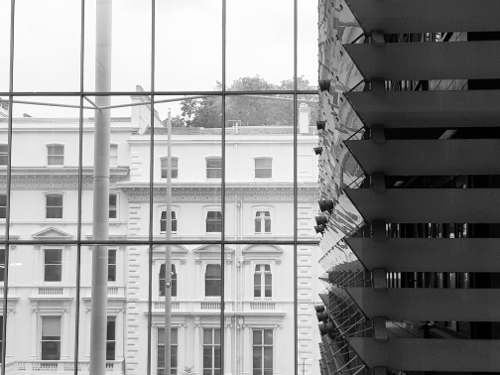
#> input picture Tech/MachineLearning/Tutorial 8/window.png, 500 x 375 px
$ python q3_dataproc.py
#> lines starting #> are read from the running program, lines starting #| are printed output that depends on the picture
#!/usr/bin/env python3
# -*- coding: utf-8 -*-
"""
Created on Thu Dec 10 17:10:22 2020

@author: justinkek
"""

import numpy as np
import matplotlib.pyplot as plt
import matplotlib.image as mpimg

#%% IMAGE PROPERTIES
# load in the image
img = mpimg.imread('window.png')
#> img is the input picture: shape (375, 500, 3) float32; min 0, max 1, mean 0.579

#just extract one channel - technically this is red, but
#it doesn't matter since they are all equal
# squeeze eliminates 3rd dimension of array (BW image, other channels redundant)
imgBw = np.squeeze(img[:, :, 0])

#get size of image
npy, npx = imgBw.shape
#> npy = 375; npx = 500

plt.figure()
plt.imshow(imgBw, cmap=plt.cm.gray)
plt.axis('off')
#%% 3.1 FOURIER PROCESSING

# FOURIER TRANSFORM OF IMAGE
fim = np.fft.fft2(imgBw)

# PLOT FT
plt.figure()
# frequency components for (0,0) in the corner by default
# fftshift shifts it to the centre
plt.imshow(np.fft.fftshift(np.abs(fim)))
#show the colour scale:
plt.colorbar()
#set the colour limits to something so we can see the image better
plt.clim(0, 1e3)

# MAKE SEPARATE COPY FOR SHOWING VERTICAL COMPONENTS
fim2 = fim.copy()
#set everything in all except the first row to zero
fim2[1:npy, :] = 0
#set everything in the first row to zero except the first 61 points and the last 60
fim2[0, 61:npx - 60] = 0

img2 = np.real(np.fft.ifft2(fim2))
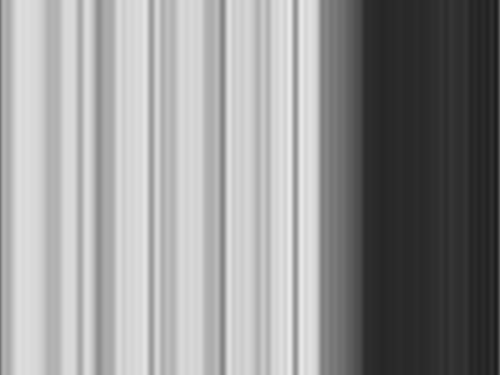
#> img2: shape (375, 500) float64; min 0.117, max 0.916, mean 0.579
plt.figure()
plt.imshow(img2, cmap=plt.cm.gray)
plt.axis('off')

# MAKE SEPARATE COPY FOR SHOWING HORIZONTAL COMPONENTS
fim3 = fim.copy()
#set everything in all except the first row to zero
fim3[:, 1:npx] = 0
#set everything in the first row to zero except the first 61 points and the last 60
fim3[61:npy - 60, 0] = 0

img3 = np.real(np.fft.ifft2(fim3))
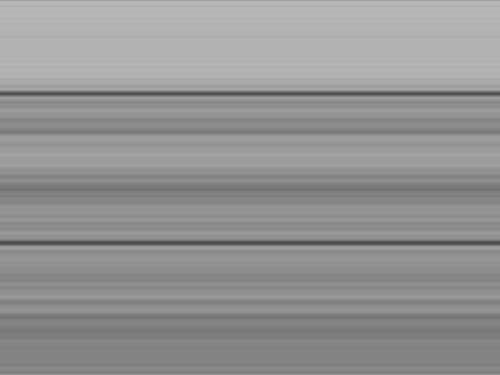
#> img3: shape (375, 500) float64; min 0.295, max 0.724, mean 0.579
plt.figure()
plt.imshow(img3, cmap=plt.cm.gray)
plt.axis('off')

#%% 3.2 EDGE DETECTION

diffx = np.diff(imgBw, axis=1)
diffy = np.diff(imgBw, axis=0)
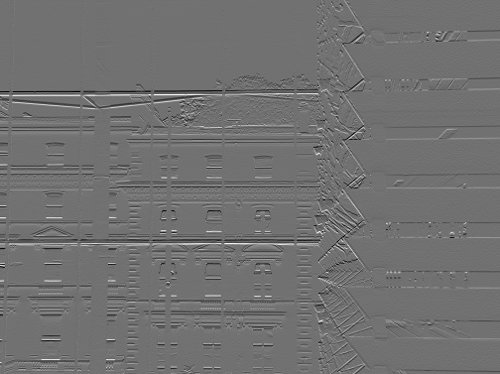
#> diffy: shape (374, 500) float32; min -0.537, max 0.671, mean -0.000526; drawn with min black and max white

# reduce size of each differential result
# to ...
diffx = diffx[0:npy - 1,:]
#> diffx: shape (374, 499) float32
diffy = diffy[:,0:npx - 1]
#> diffy: shape (374, 499) float32

# combine diffx and diff using sqrt(diffx^2) + (diffy^2))
edgeIm = np.sqrt(np.power(diffx,2)+np.power(diffy,2))
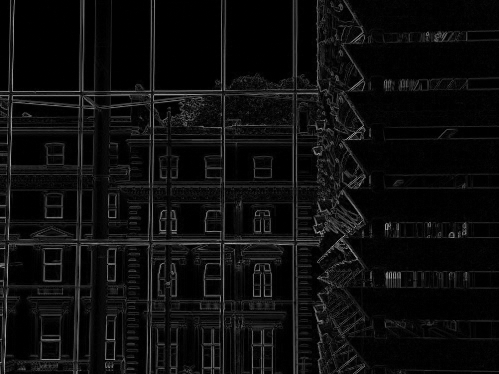
#> edgeIm: shape (374, 499) float32; min 0, max 0.695, mean 0.0534

# show edges
plt.figure()
plt.imshow(edgeIm, cmap=plt.cm.gray)
plt.axis('off')
plt.colorbar()

#%% 3.3 THRESHOLDING

# threshold too
    # low, too much noise
    # high, too little detail

t = 0.1
edgeThresh = (edgeIm > t).astype('int')
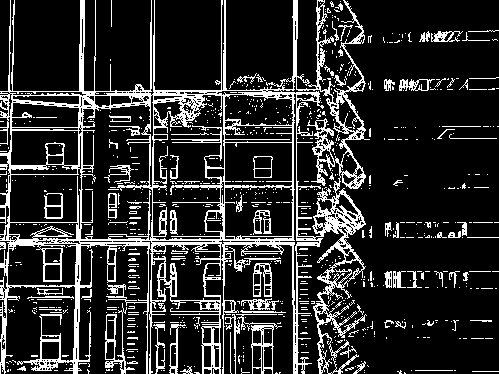
#> edgeThresh: shape (374, 499) int64; values 0 (black) and 1 (white), 17.2% white in thin lines or dots

plt.figure()
plt.imshow(edgeThresh, cmap=plt.cm.gray)
plt.axis('off')
plt.colorbar()
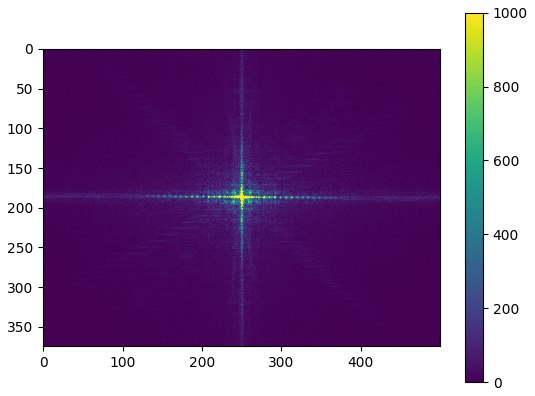
#> figure drawn by matplotlib, 2 panels
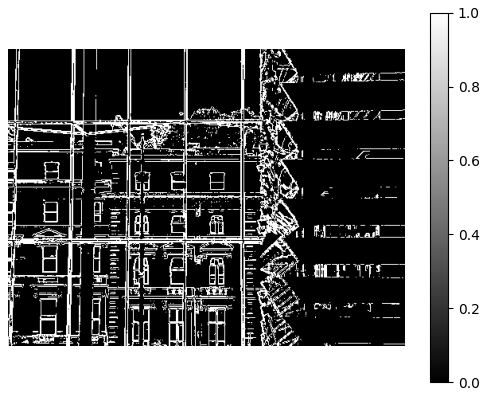
#> figure drawn by matplotlib, 2 panels
